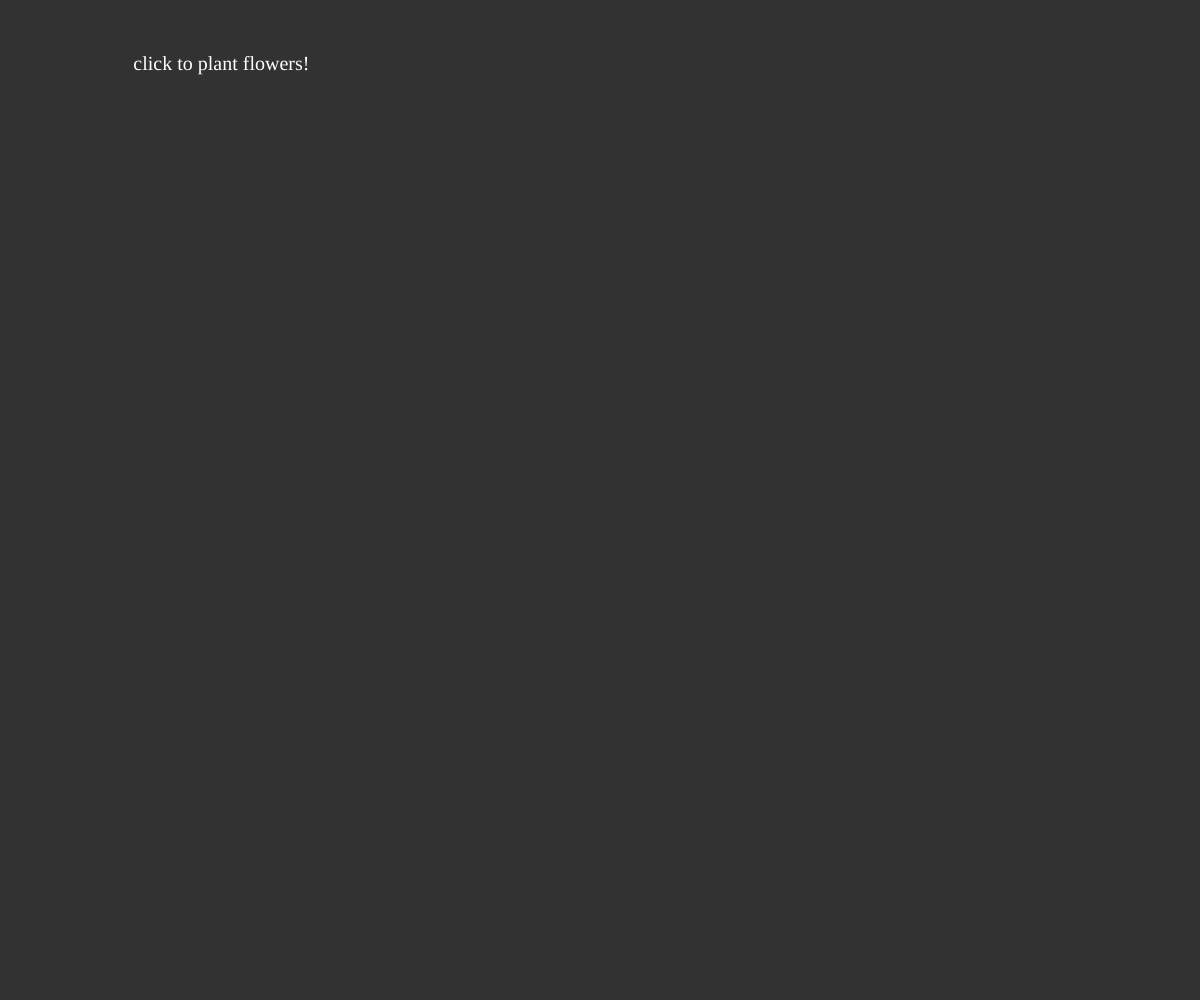
Frame 1 (no input)
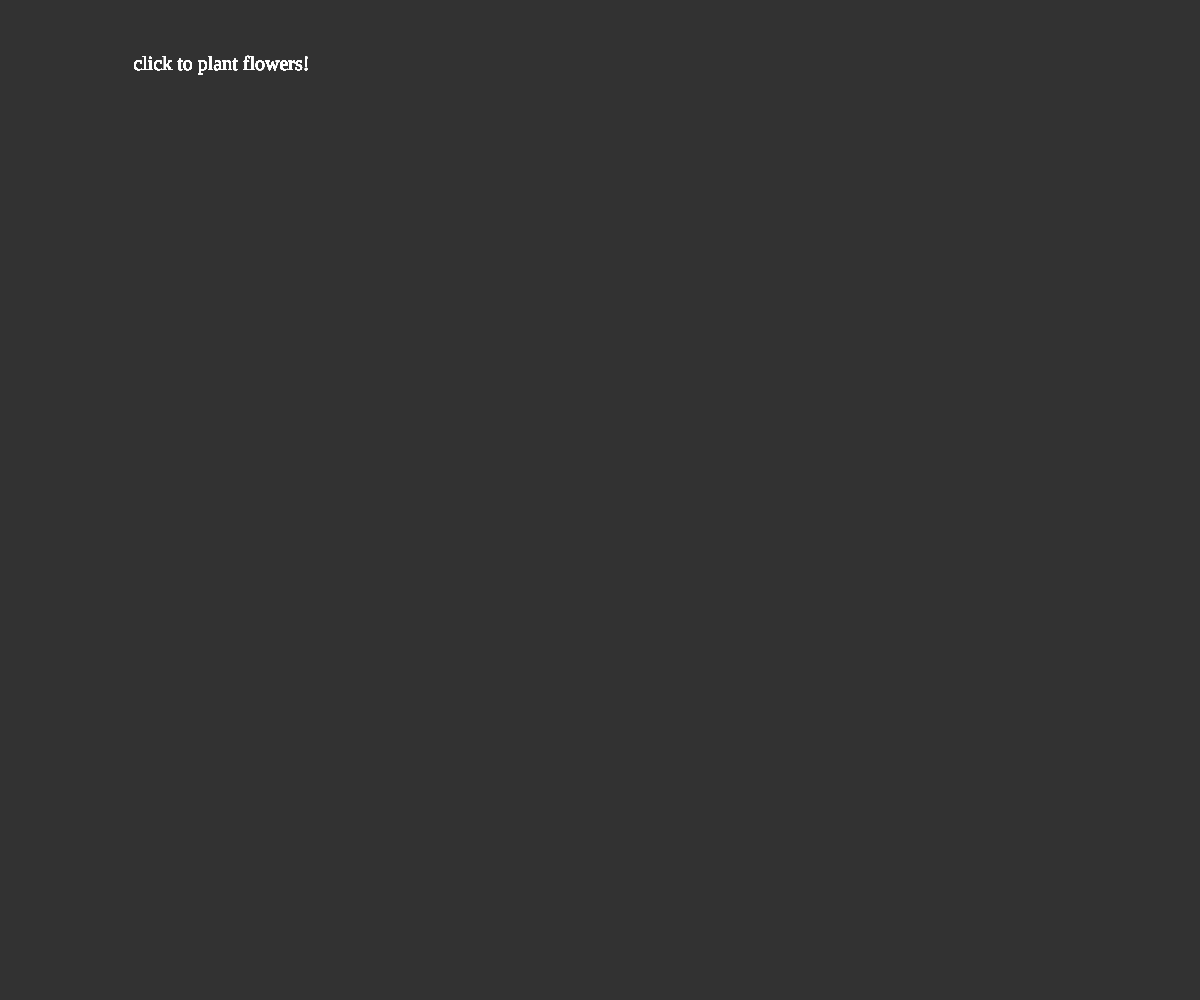
Frame 60 (no input)
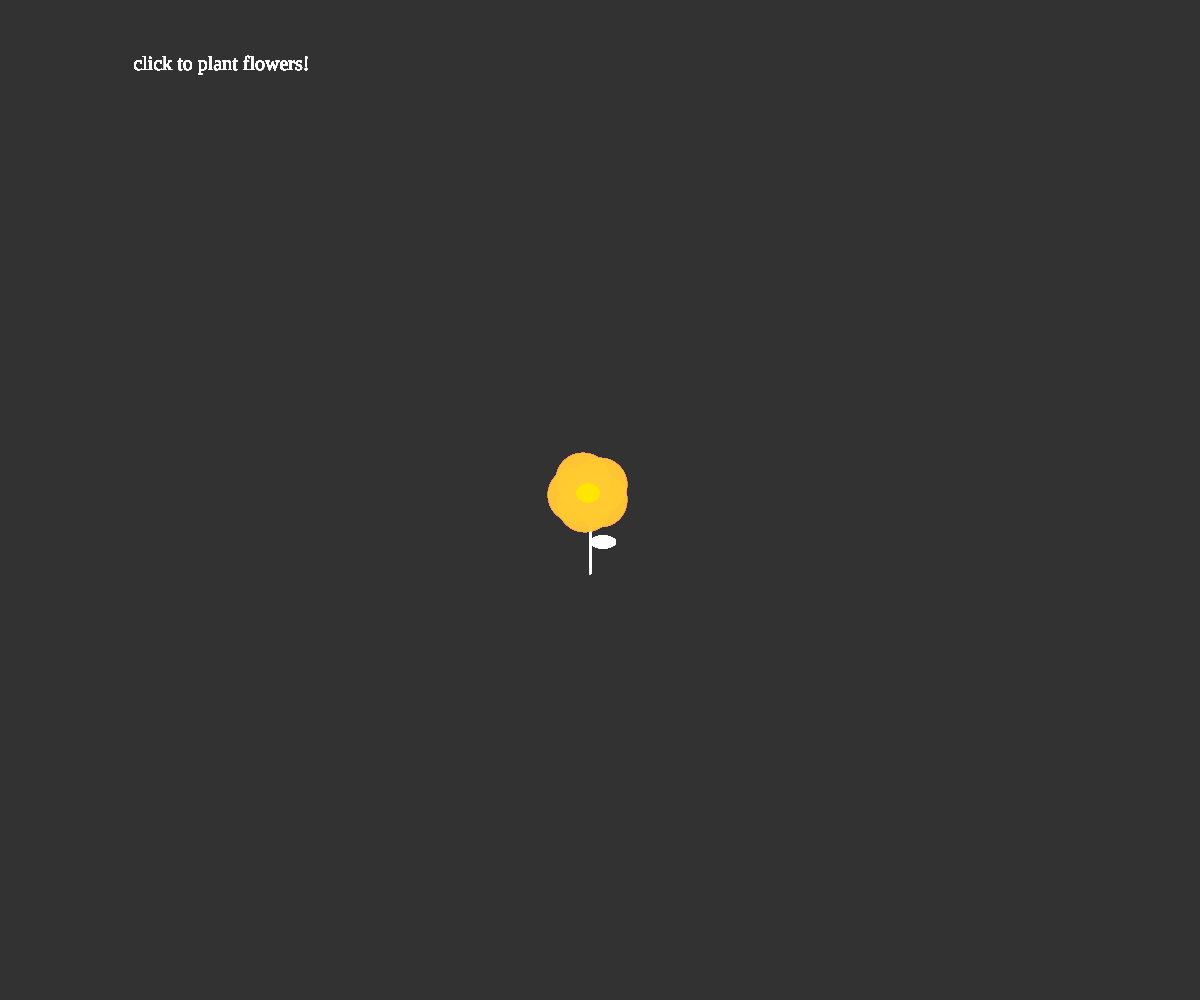
Frame 120 (the mouse pressed at the canvas centre since frame 60)

The p5.js sketch that drew these frames (run headless with seeded random() and noise() and a simulated clock; from frame 60 on, the mouse is pressed at the canvas centre):

// p5.js sketch
// ── sketch.js
let flowers = [];


function setup() {
  createCanvas(windowWidth, windowHeight);
   background(50);
  angleMode(DEGREES);
}

function mousePressed(){
  // let r = random (80,100);
  let b = new Flower(mouseX,mouseY);
  flowers.push(b); 
}


function draw() {
 
 for (let i = 0; i< flowers.length; i++){
 flowers[i].draw();
 }
  title(); 
  }

function title(){
  textSize(20);
  fill(255);
  textFont('Courier-Oblique');
  text('click to plant flowers!', windowWidth/9, 70);
}

//각기 다른 꽃 그리기
class Flower {
  constructor(x,y,r){
    this.x = x;
    this.y = y; 
    this.r = random(8,35);
    this.s = random(1,3);
    this.colvary = random(150,255);
    
    this.stem = random(65,120);
    this.alpha = random(150,255);
    this.leafSize = 26;
    this.leafWidth = 13;
   
    
  
  }

    draw() {
      noStroke(); 
      
      //stem and leaf
      fill(255);
      rect(this.x-11,this.y-10,this.s * 2,this.stem);
      ellipse(this.x + 3 , this.y+ this.stem/2, 26, 13);
    
      
      
      
      //petals
      fill(255,random(255),random(255),this.alpha);
      ellipse(this.x,this.y,this.r*2);
      ellipse(this.x-15,this.y+5,this.r*2);
      ellipse(this.x-25,this.y-5,this.r*2);
      ellipse(this.x-17,this.y-20,this.r*2);
      ellipse(this.x,this.y-15,this.r*2);
    
      // for (let i = 0; i <10; i++){
      //   ellipse(this.x.this.y,this.r, this.r);
      //   rotate(PI/5);
      // }
    
   
      //bud
      fill(255,this.colvary,0);
      ellipse(this.x-12,this.y-7,24,20);
      
      
      
    }
  }

function windowResized() {
  resizeCanvas(windowWidth, windowHeight);
}


//function mousePressed(){
// flower(mouseX,mouseY,random(80,100));
//}
// function drawFlower(x,y,diameter){
//   diameter = random(50,100);
//   fill(0,200,255); 
//   rect(x-10,y-10,20,150);  

//   fill(255,0,255);
//   ellipse(x,y,diameter,diameter);
// }
